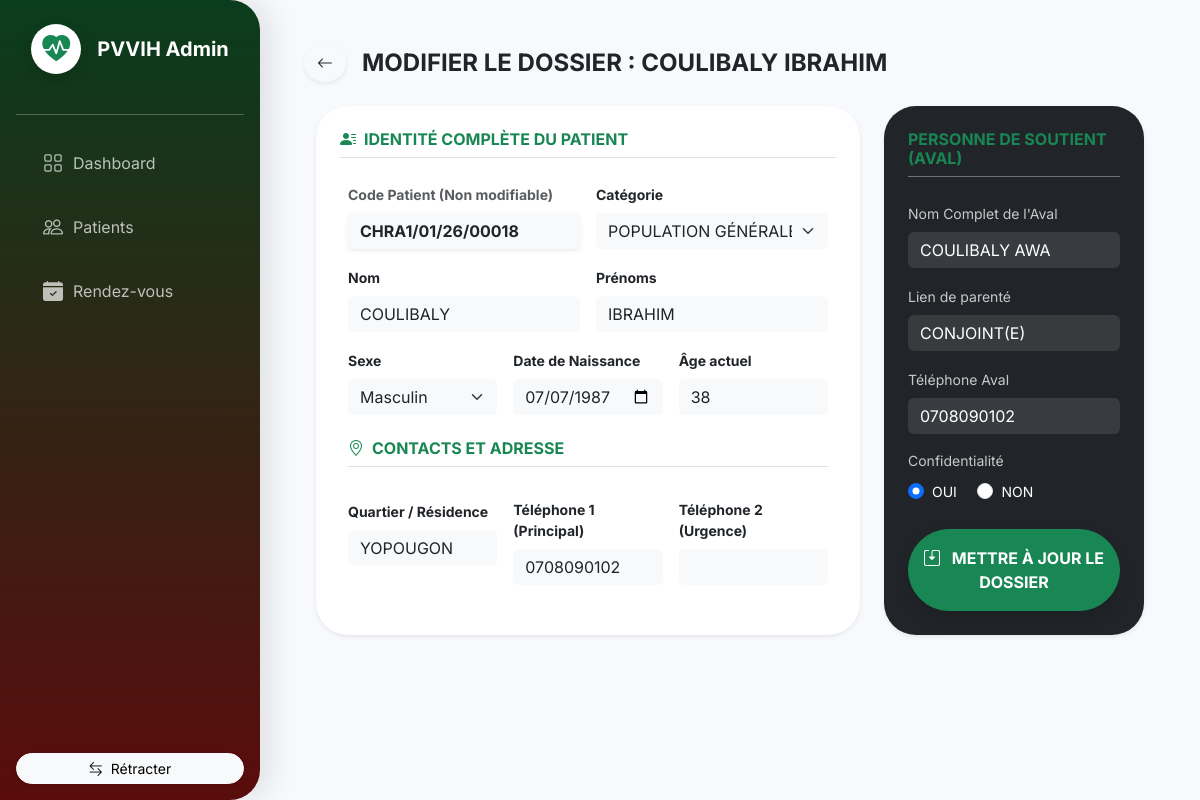
The app's page /pages/edit_patient.php?id=18 with its own data.
### tables this page shows
CREATE TABLE IF NOT EXISTS `avals` (
  `id` int NOT NULL AUTO_INCREMENT,
  `patient_id` int DEFAULT NULL,
  `nom_complet` varchar(200) DEFAULT NULL,
  `lien_parente` varchar(50) DEFAULT NULL,
  `telephone` varchar(20) DEFAULT NULL,
  `confidentialite` varchar(10) DEFAULT NULL,
  PRIMARY KEY (`id`),
  UNIQUE KEY `patient_id` (`patient_id`),
  CONSTRAINT `avals_ibfk_1` FOREIGN KEY (`patient_id`) REFERENCES `patients` (`id`) ON DELETE CASCADE
);

CREATE TABLE IF NOT EXISTS `patients` (
  `id` int NOT NULL AUTO_INCREMENT,
  `code` varchar(50) NOT NULL,
  `nom` varchar(100) DEFAULT NULL,
  `prenoms` varchar(100) DEFAULT NULL,
  `sexe` char(1) DEFAULT NULL,
  `date_naissance` date DEFAULT NULL,
  `age` int DEFAULT NULL,
  `quartier` varchar(100) DEFAULT NULL,
  `telephone1` varchar(20) DEFAULT NULL,
  `telephone2` varchar(20) DEFAULT NULL,
  `categorie` varchar(50) DEFAULT NULL,
  PRIMARY KEY (`id`),
  UNIQUE KEY `code` (`code`)
);

### pages/edit_patient.php (the view, shortened to what this page needs)
<?php
require_once '../config/db.php';
include '../includes/header.php';
$id = isset($_GET['id']) ? (int)$_GET['id'] : 0;
$sql = "SELECT p.*, a.nom_complet as aval_nom, a.lien_parente, a.telephone as aval_tel, a.confidentialite
        FROM patients p
        LEFT JOIN avals a ON p.id = a.patient_id
        WHERE p.id = :id";
$stmt = $pdo->prepare($sql);
$stmt->execute([':id' => $id]);
$patient = $stmt->fetch();
?>
 <div id="content">
<div class="container-fluid px-4 mt-4">
    <div class="d-flex align-items-center mb-4">
        <a href="patients.php" class="btn btn-white shadow-sm rounded-circle me-3 text-dark"><i class="bi bi-arrow-left"></i></a>
        <h4 class="fw-bold mb-0 text-uppercase text-dark">Modifier le dossier : <?= $patient['nom'] ?> <?= $patient['prenoms'] ?></h4>
    </div>
    <form action="../php/update_patient.php" method="POST">
        <div class="row g-4">
            <div class="col-md-8">
                <div class="bg-white rounded-5 shadow-sm p-4 h-100">
                    <h6 class="fw-bold text-success border-bottom pb-2 mb-4"><i class="bi bi-person-lines-fill me-2"></i>IDENTITÉ COMPLÈTE DU PATIENT</h6>
                    <div class="row g-3">
                        <div class="col-md-6">
                            <label class="form-label small fw-bold text-muted">Code Patient (Non modifiable)</label>
                            <input type="text" class="form-control bg-light border-0 fw-bold shadow-sm" value="<?= $patient['code'] ?>" readonly>
                        </div>
                        <div class="col-md-6">
                            <label class="form-label small fw-bold">Catégorie</label>
                            <select name="categorie" class="form-select bg-light border-0" required>
                                <?php
                                $cats = ['POPULATION GÉNÉRALE', 'FEMME ENCEINTE', 'FEMME ALLAITANTE', 'ENFANT EXPOSÉ', 'POPULATION CLÉ'];
                                foreach($cats as $cat) {
                                    $selected = ($patient['categorie'] == $cat) ? 'selected' : '';
                                    echo "<option value='$cat' $selected>$cat</option>";
                                }
                                ?>
                            </select>
                        </div>
                        <div class="col-md-6">
                            <label class="form-label small fw-bold">Nom</label>
                            <input type="text" name="nom" class="form-control bg-light border-0 text-uppercase" value="<?= $patient['nom'] ?>" required>
                        </div>
                        <div class="col-md-6">
                            <label class="form-label small fw-bold">Prénoms</label>
                            <input type="text" name="prenoms" class="form-control bg-light border-0 text-uppercase" value="<?= $patient['prenoms'] ?>" required>
                        </div>
                        <div class="col-md-4">
                            <label class="form-label small fw-bold">Sexe</label>
                            <select name="sexe" class="form-select bg-light border-0" required>
                                <option value="M" <?= ($patient['sexe'] == 'M') ? 'selected' : '' ?>>Masculin</option>
                            </select>
                        </div>
                        <div class="col-md-4">
                            <label class="form-label small fw-bold">Date de Naissance</label>
                            <input type="date" name="date_naissance" class="form-control bg-light border-0" value="<?= $patient['date_naissance'] ?>" required>
                        </div>
                        <div class="col-md-4">
                            <label class="form-label small fw-bold">Âge actuel</label>
                            <input type="number" name="age" class="form-control bg-light border-0" value="<?= $patient['age'] ?>" required>
                        </div>
                        <div class="col-md-12 mt-4">
                            <h6 class="fw-bold text-success border-bottom pb-2 mb-3"><i class="bi bi-geo-alt me-2"></i>CONTACTS ET ADRESSE</h6>
                        </div>
                        <div class="col-md-4">
                            <label class="form-label small fw-bold">Quartier / Résidence</label>
                            <input type="text" name="quartier" class="form-control bg-light border-0 text-uppercase" value="<?= $patient['quartier'] ?>">
                        </div>
                        <div class="col-md-4">
                            <label class="form-label small fw-bold">Téléphone 1 (Principal)</label>
                            <input type="text" name="telephone1" class="form-control bg-light border-0" value="<?= $patient['telephone1'] ?>" required>
                        </div>
                        <div class="col-md-4">
                            <label class="form-label small fw-bold">Téléphone 2 (Urgence)</label>
                            <input type="text" name="telephone2" class="form-control bg-light border-0" value="<?= $patient['telephone2'] ?>">
                        </div>
                    </div>
                </div>
            </div>
            <div class="col-md-4">
                <div class="bg-dark rounded-5 shadow-sm p-4 text-white h-100 d-flex flex-column">
                    <h6 class="fw-bold text-success border-bottom border-secondary pb-2 mb-4">PERSONNE DE SOUTIENT (AVAL)</h6>
                    <div class="mb-3">
                        <label class="form-label small opacity-75">Nom Complet de l'Aval</label>
                        <input type="text" name="aval_nom" class="form-control bg-white bg-opacity-10 border-0 text-white" value="<?= $patient['aval_nom'] ?>">
                    </div>
                    <div class="mb-3">
                        <label class="form-label small opacity-75">Lien de parenté</label>
                        <select name="lien_parente" class="form-select bg-white bg-opacity-10 border-0 text-white">
                            <?php
                            $liens = ['CONJOINT(E)', 'PARENT', 'FRÈRE/SŒUR', 'ENFANT', 'AMI(E)', 'AUTRE'];
                            foreach($liens as $lien) {
                                $sel = ($patient['lien_parente'] == $lien) ? 'selected' : '';
                                echo "<option value='$lien' class='text-dark' $sel>$lien</option>";
                            }
                            ?>
                        </select>
                    </div>
                    <div class="mb-3">
                        <label class="form-label small opacity-75">Téléphone Aval</label>
                        <input type="text" name="aval_tel" class="form-control bg-white bg-opacity-10 border-0 text-white" value="<?= $patient['aval_tel'] ?>">
                    </div>
                    <div class="mb-4">
                        <label class="form-label small opacity-75 d-block">Confidentialité</label>
                        <div class="form-check form-check-inline">
                            <input class="form-check-input" type="radio" name="confidentialite" value="OUI" <?= ($patient['confidentialite'] == 'OUI') ? 'checked' : '' ?>>
                            <label class="form-check-label small">OUI</label>
                        </div>
                        <div class="form-check form-check-inline">
                            <input class="form-check-input" type="radio" name="confidentialite" value="NON" <?= ($patient['confidentialite'] == 'NON') ? 'checked' : '' ?>>
                            <label class="form-check-label small">NON</label>
                        </div>
                    </div>
                    <div class="mt-auto">
                        <button type="submit" class="btn btn-success w-100 rounded-pill py-3 fw-bold shadow">
                            <i class="bi bi-save2 me-2"></i> METTRE À JOUR LE DOSSIER
                        </button>
                    </div>
                </div>
            </div>
        </div>
    </form>
</div>
 </div>

### css/styles.css (style rules this page uses)
:root { --side-gradient: linear-gradient(180deg, #0a3d1d 0%, #5a0c0c 100%); --bg-main: #f8f9fc; --transition: all 0.3s cubic-bezier(0.4, 0, 0.2, 1); --sidebar-width: 260px; --sidebar-collapsed-width: 85px; }
body { font-family: 'Inter', sans-serif; background-color: var(--bg-main); margin: 0; overflow-x: hidden; }
#content { margin-left: var(--sidebar-width); width: calc(100% - var(--sidebar-width)); transition: var(--transition); min-height: 100vh; padding: 20px; }
.row { margin-left: 0; margin-right: 0; }

### records on screen
avals: patient.nom "COULIBALY", patient.prenoms "IBRAHIM", patient.code "CHRA1/01/26/00018", nom "COULIBALY", prenoms "IBRAHIM", date_naissance "07/07/1987", age "38", quartier "YOPOUGON", telephone1 "0708090102", aval_nom "COULIBALY AWA", aval_tel "0708090102", confidentialite "☑"
patients: sexe "Masculin"

### other values on screen
form field categorie "POPULATION GÉNÉRALE"
form field lien_parente "CONJOINT(E)"
